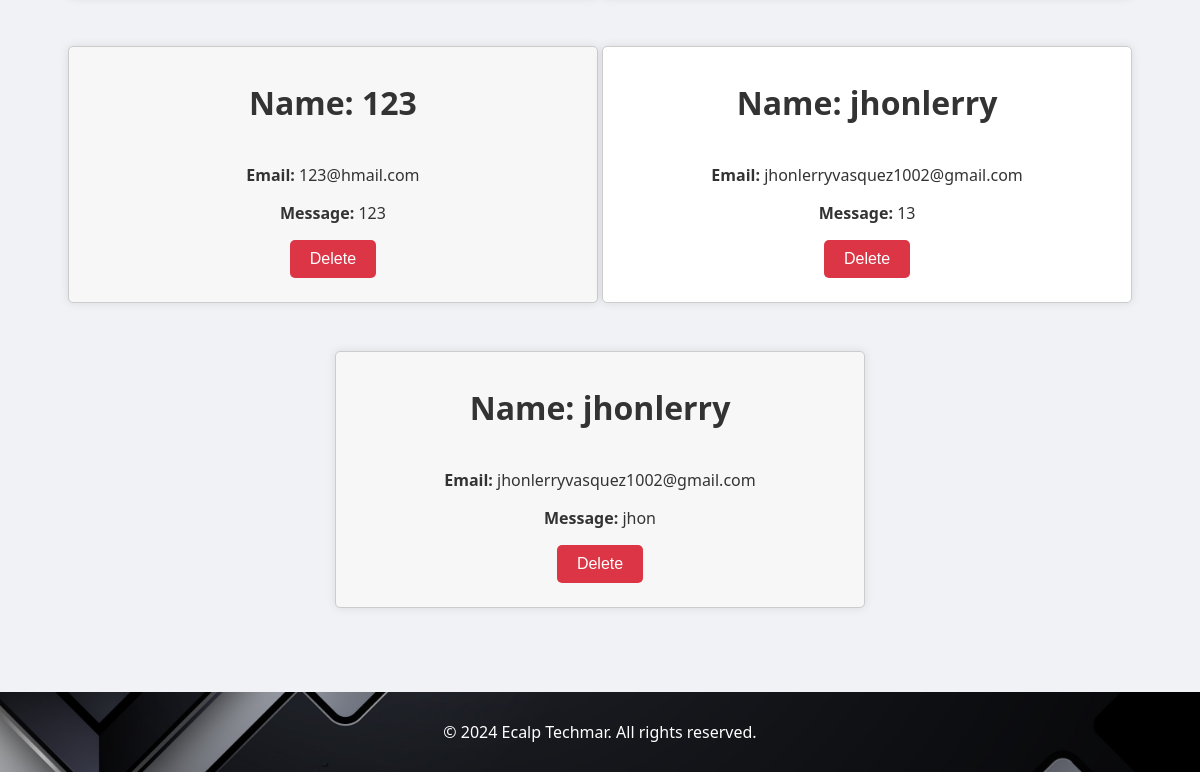
Page /messages/ (signed in, lower part) on the earlier database version.
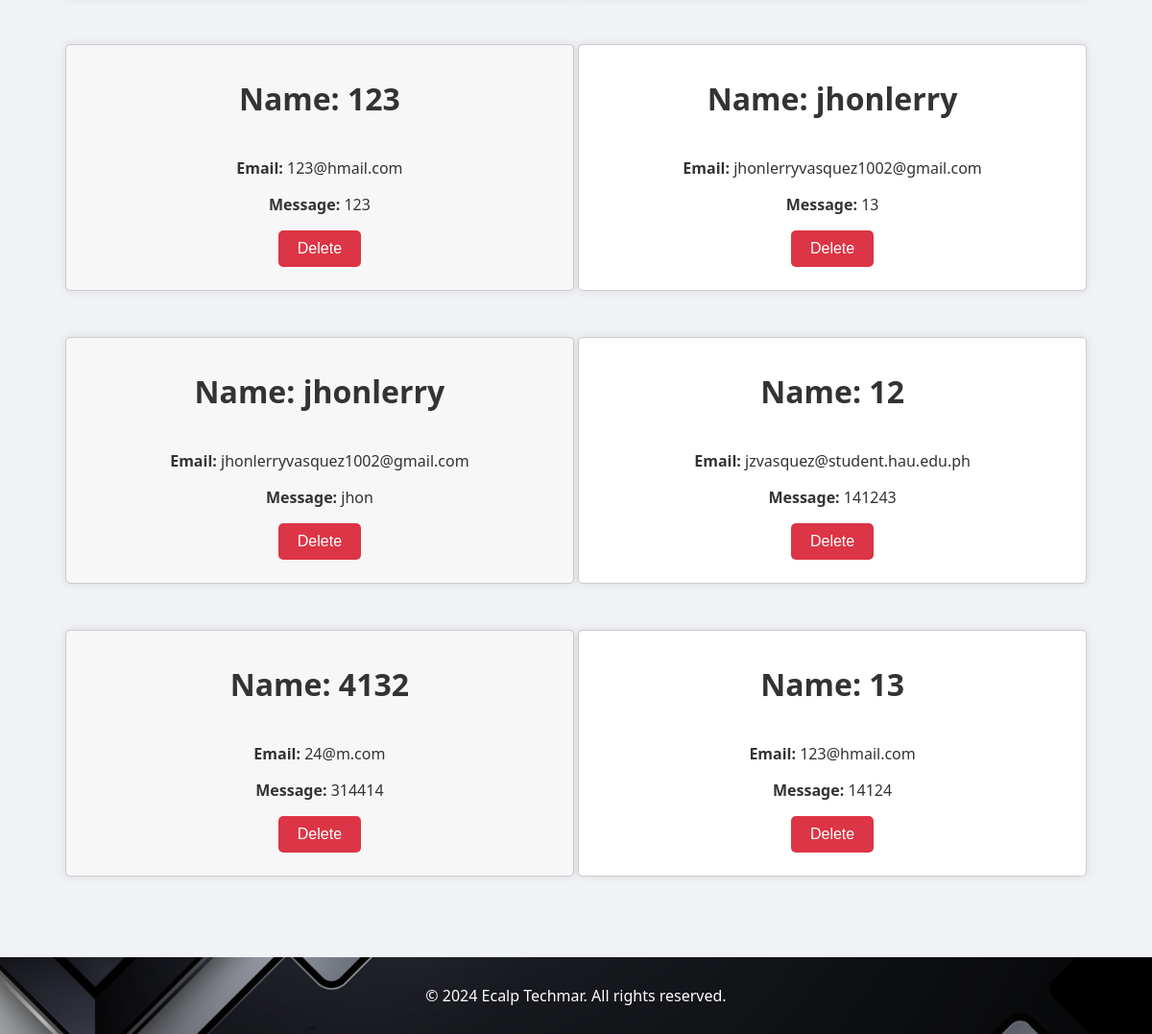
Same page on the later database version.
### main/models.py (models this page shows, shortened)
class ContactMessage(models.Model):
    name = models.CharField(max_length=255)
    email = models.EmailField()
    message = models.TextField()
    created_at = models.DateTimeField(auto_now_add=True)

### custom_admin/views.py (the view)
# urls.py: path('messages/', views.messages, name='messages'),
@login_required
@user_passes_test(is_staff)
def messages(request):
    messages = ContactMessage.objects.all()
    return render(request, 'messages.html', {'messages': messages})

### custom_admin/views.py (called while the page is built)
def is_staff(user):
    return user.is_staff or user.is_superuser

### custom_admin/templates/messages.html (shortened to what this page needs)
<!DOCTYPE html>
<html lang="en">
<head>
    {% load static %}
    <link rel="stylesheet" href="{% static 'main/styles.css' %}">
    <link rel="stylesheet" href="https://cdnjs.cloudflare.com/ajax/libs/font-awesome/6.0.0-beta3/css/all.min.css">
</head>
<body>
   <section id="messages">
    <div class="messages">
        {% for message in messages %}
            <div class="message">
                <h2>Name: {{ message.name }}</h2>
                <p><b>Email:</b> {{ message.email }}</p>
                <p><b>Message:</b> {{ message.message }}</p>
                <div class="button-group">
                    <button class="new-delete-button">
                        <a href="{% url 'custom_admin:delete_message' message.pk %}">
                            Delete
                        </a>
                    </button>
                </div>
            </div>
        {% endfor %}
    </div>
</section>
    <footer>
        <div class="container">
            <div class="footer-content">
                <p style="text-align: center; width: 100%;">&copy; 2024 Ecalp Techmar. All rights reserved.</p>
            </div>
        </div>
    </footer>
</body>
</html>

Differences in the rows shown:
added ContactMessage: name "12", email "jzvasquez@student.hau.edu.ph", message "141243"
added ContactMessage: name "4132", email "24@m.com", message "314414"
added ContactMessage: name "13", email "123@hmail.com", message "14124"
